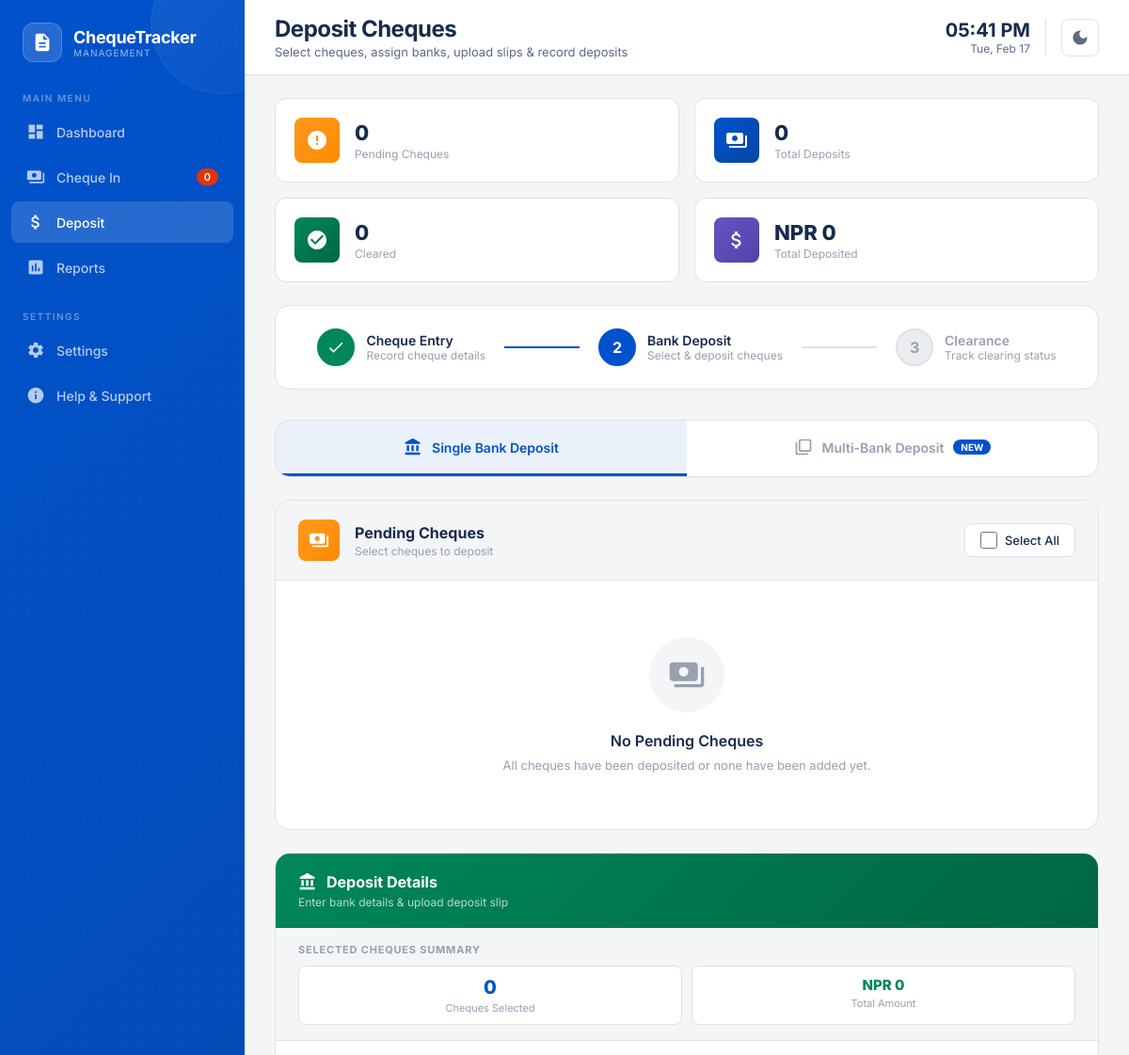
Page /deposit/ (signed in, upper part) on the earlier database version.
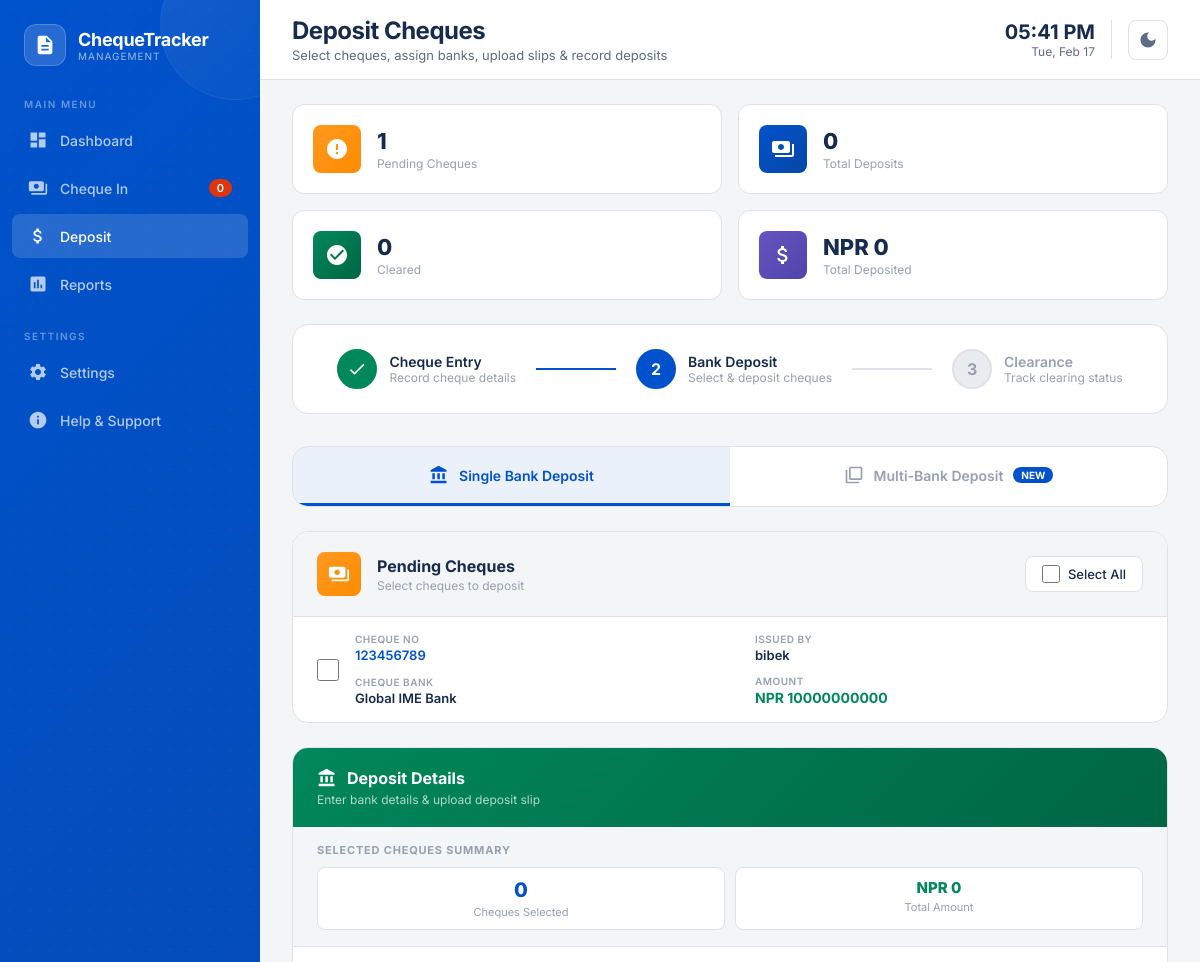
Same page on the later database version.
### main_app/models.py (models this page shows, shortened)
class cheque_details(models.Model):
     cheque_number = models.CharField(max_length=200)
     cheque_date=models.CharField(max_length=200)
     cheque_bank=models.CharField(max_length=200)
     account_name=models.CharField(max_length=200)
     payee_name=models.CharField(max_length=200)
     cheque_amount=models.CharField(max_length=200)
     remarks=models.CharField(max_length=200)

### main_app/views.py (the view)
# urls.py: path("deposit/",views.deposit_home,name="deposit"),
@login_required
def deposit_home(request):
    available_cheque=cheque_details.objects.all()
    return render(request,"Deposit.html",{"available_cheque":available_cheque})

### template/Deposit.html (shortened to what the changed rows need)
<!DOCTYPE html>
<html lang="en">
<head>
</head>
<body>
    <div class="main-wrapper">
        <header class="header">
            <div class="header-left">
                <h1 class="header-title">Deposit Cheques</h1>
            </div>
        </header>
        <main class="main-content">
            <div class="quick-stats">
                <div class="quick-stat-card">
                    <div class="quick-stat-content"><h4 id="statPending">{{ available_cheque|length }}</h4><p>Pending Cheques</p></div>
                </div>
            </div>
            <div class="content-layout">
                <div class="pending-cheques-section">
                    <div class="cheque-list" id="chequeList">
                        {% if available_cheque %}
                            {% for cheque in available_cheque %}
                            <div class="cheque-item"
                                 data-id="{{ cheque.id }}"
                                 data-cheque-no="{{ cheque.cheque_number }}"
                                 data-account-name="{{ cheque.account_name }}"
                                 data-cheque-bank="{{ cheque.cheque_bank }}"
                                 data-amount="{{ cheque.cheque_amount }}"
                                 onclick="toggleChequeSelection(this)">
                                <input type="checkbox" class="cheque-checkbox" onclick="event.stopPropagation()">
                                <div class="cheque-info">
                                    <div class="cheque-detail">
                                        <span class="cheque-detail-label">Cheque No</span>
                                        <span class="cheque-detail-value highlight">{{ cheque.cheque_number }}</span>
                                    </div>
                                    <div class="cheque-detail">
                                        <span class="cheque-detail-label">Issued By</span>
                                        <span class="cheque-detail-value">{{ cheque.account_name }}</span>
                                    </div>
                                    <div class="cheque-detail">
                                        <span class="cheque-detail-label">Cheque Bank</span>
                                        <span class="cheque-detail-value">{{ cheque.cheque_bank }}</span>
                                    </div>
                                    <div class="cheque-detail">
                                        <span class="cheque-detail-label">Amount</span>
                                        <span class="cheque-detail-value amount">NPR {{ cheque.cheque_amount }}</span>
                                    </div>
                                </div>
                            </div>
                            {% endfor %}
                        {% else %}
                            <div class="empty-state">
                                <div class="empty-state-icon"><svg viewBox="0 0 24 24"><path d="M19 14V6c0-1.1-.9-2-2-2H3c-1.1 0-2 .9-2 2v8c0 1.1.9 2 2 2h14c1.1 0 2-.9 2-2zm-9-1c-1.66 0-3-1.34-3-3s1.34-3 3-3 3 1.34 3 3-1.34 3-3 3zm13-6v11c0 1.1-.9 2-2 2H4v-2h17V7h2z"/></svg></div>
                                <h4>No Pending Cheques</h4>
                                <p>All cheques have been deposited or none have been added yet.</p>
                            </div>
                        {% endif %}
                    </div>
                </div>
            </div>
        </main>
    </div>
</body>
</html>

Differences in the rows shown:
added cheque_details: cheque_number "123456789", account_name "bibek", cheque_bank "Global IME Bank", cheque_amount "10000000000"
Other differences:
{{ available_cheque|length }}: "0" → "1"
text no longer shown: "No Pending Cheques All cheques have been deposited or none have been added yet."
